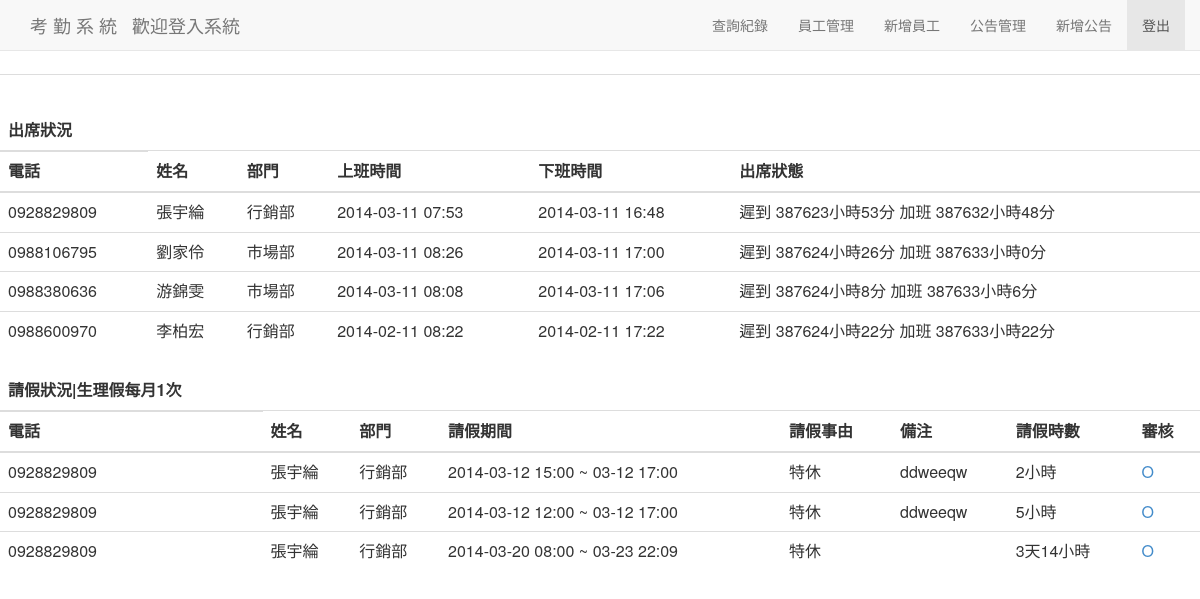
The page /leave_personal.php on the database as committed earlier.
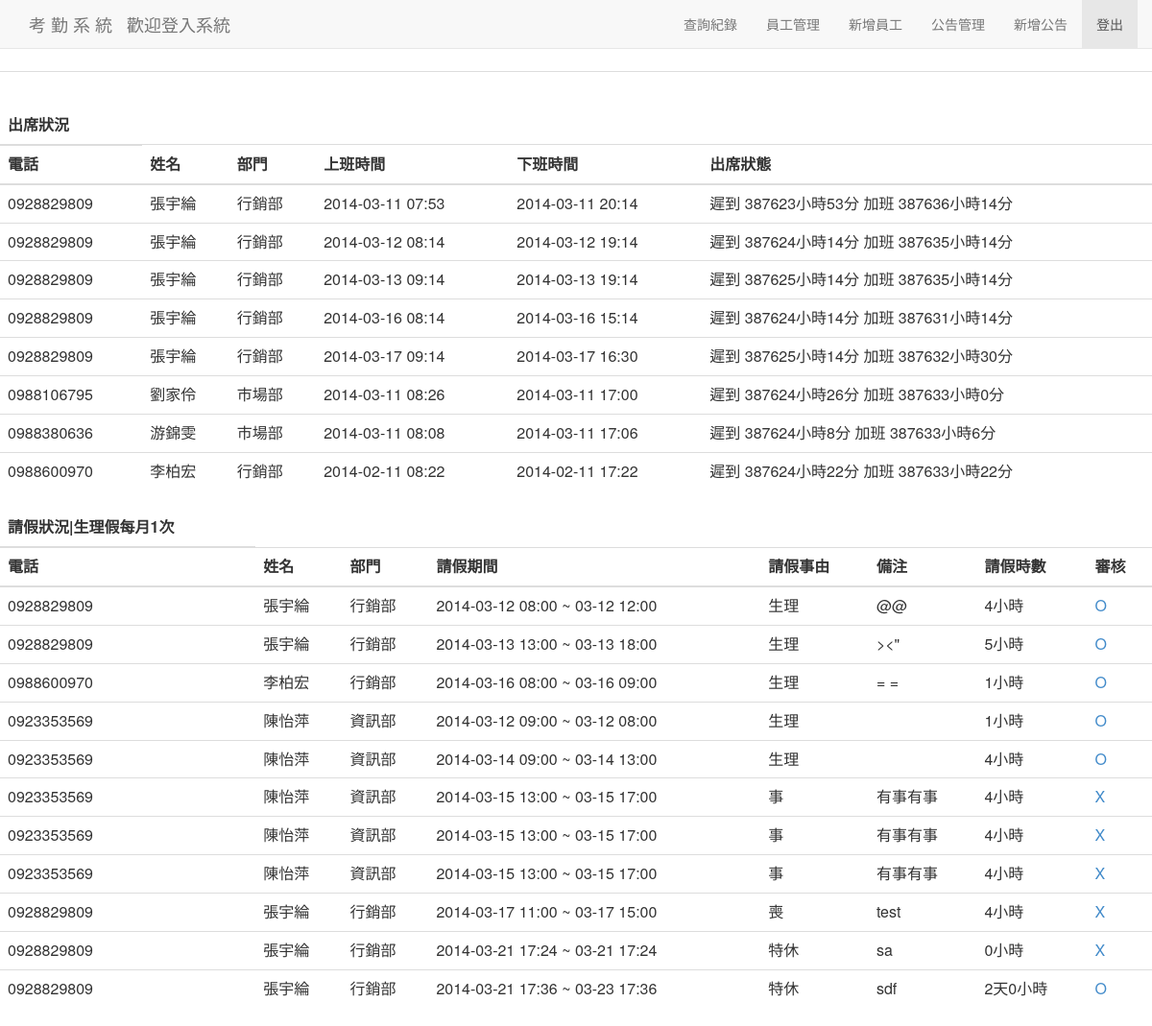
The same page on the database as committed later.
### tables this page shows
CREATE TABLE IF NOT EXISTS `vk` (
  `pk` int(11) NOT NULL AUTO_INCREMENT,
  `l_phone` varchar(50) NOT NULL,
  `l_start` datetime NOT NULL,
  `l_end` datetime NOT NULL,
  `l_condition` varchar(50) NOT NULL,
  `l_memo` text NOT NULL,
  `l_check` int(11) NOT NULL,
  `id` int(11) NOT NULL,
  PRIMARY KEY (`pk`),
  KEY `id` (`id`)
);

CREATE TABLE IF NOT EXISTS `user` (
  `id` int(11) NOT NULL AUTO_INCREMENT,
  `user_phone` varchar(50) NOT NULL,
  `user_pwd` int(11) NOT NULL COMMENT '預設生日',
  `user_name` varchar(50) NOT NULL COMMENT '姓名',
  `user_class` varchar(50) NOT NULL,
  `user_join` date NOT NULL,
  `user_permission` int(11) NOT NULL,
  PRIMARY KEY (`id`)
);

### leave_personal.php (the view, shortened to what this page needs)
<!doctype html>
<html lang="en">
<head>
  <link href="css/bootstrap.min.css" rel="stylesheet" media="screen">
</head>
<body>
  <?php   include_once("fixed.php");  ?>
<a class="btn btn-primary" href='admin.php' role='botton'>Back</a>
<br>
<br>
<br>
  <table class="table" >
 <td>
</td>
 <td> <?php include_once("re_var.php"); ?></td>
</table>
<table class="table" >
        <thead>
          <tr><th>出席狀況</th></tr>
          <tr>
            <th>電話</th>
            <th>姓名</th>
            <th>部門</th>
            <th>上班時間</th>
            <th>下班時間</th>
            <th>出席狀態</th>
          </tr>
        </thead>
        <tbody>
<?php
$sql = "SELECT user_phone, user_name,user_class, var_time
, MIN(var_time) AS var_first, MAX(var_time) AS var_last
FROM var INNER JOIN user ON var.id=user.id
WHERE user_permission = 2
$pick_name_sql
$pick_class_sql
$pick_year_sql
$pick_month_sql
$pick_day_sql
GROUP BY user_phone,YEAR(var_time), MONTH(var_time), DAY(var_time)";
$var = mysql_query($sql);
while ( $v_row = @mysql_fetch_assoc($var) ){
$var_first =  date('Y-m-d H:i',strtotime($v_row['var_first']));
$var_last =  date('Y-m-d H:i',strtotime($v_row['var_last']));
$clock_in_time = strtotime(date('H:i',strtotime($v_row['var_first'])));
$clock_uout_time = strtotime(date('H:i',strtotime($v_row['var_last'])));
$clock_on_time = strtotime($working_time);
$clock_out_time = strtotime($working_outtime);
$time_diff = round(abs($clock_in_time - $clock_on_time) / 60,2);
$time_outdiff = round(abs($clock_uout_time - $clock_out_time) / 60,2);
if ($time_diff >= 60) {
  $HHH = intval($time_diff/60);
  $MMM = $time_diff%60;
  $late = '遲到 '.$HHH.'小時'.$MMM.'分';
}else {
  $MMM = $time_diff%60;
  $late = '遲到 '.$MMM.'分';
}
if ($time_outdiff >=  60) {
  $HHH = intval($time_outdiff/60);
  $MMM = $time_outdiff%60;
  $lateout = '早退 '.$HHH.'小時'.$MMM.'分';
}else {
  $MMM = $time_outdiff%60;
  $lateout = '早退 '.$MMM.'分';
}
if ($time_outdiff >=  60) {
  $HHH = intval($time_outdiff/60);
  $MMM = $time_outdiff%60;
  $overtime = '加班 '.$HHH.'小時'.$MMM.'分';
}else {
  $MMM = $time_outdiff%60;
  $overtime = '加班 '.$MMM.'分';
}
?>
  <tr>
  <td><?php echo $v_row['user_phone'];?></td>
  <td><?php echo $v_row['user_name'];?></td>
  <td><?php
    if ($v_row['user_class'] == 2) echo "市場部";
    if ($v_row['user_class'] == 3) echo "行銷部";?>
  </td>
  <td><?php echo $var_first ;?></td>
  <td><?php echo $var_last ;?></td>
  <td>
 <?php
  if(date('H:i:s',strtotime($v_row['var_first'])) <= $working_time ) {
    echo '準時上班';
  }else {
    echo $late;
  }
  ?>
    <?php
  if(date('H:i:s',strtotime($v_row['var_last'])) >= $working_outtime ) {
    echo $overtime;
  }else {
    echo $lateout;
  }
  ?>
  </td>
  </tr>
<?php
}
$sql_l = "SELECT *
FROM vk INNER JOIN user ON vk.id=user.id
WHERE user_permission = 2
$pick_name_sql
$pick_class_sql
$pick_year_l_sql
$pick_month_l_sql
$pick_day_l_sql
";
$leave = mysql_query($sql_l);
?>
        </tbody>
</table>
<table class="table" >
        <thead>
          <tr><th>請假狀況|生理假每月1次</th></tr>
          <tr>
            <th>電話</th>
            <th>姓名</th>
            <th>部門</th>
            <th>請假期間</th>
            <th>請假事由</th>
            <th>備注</th>
            <th>請假時數</th>
            <th>審核</th>
          </tr>
        </thead>
        <tbody>
<?php
while ( $l_row = @mysql_fetch_assoc($leave) ){
  $l_start = date('Y-m-d H:i',strtotime($l_row['l_start']));
  $start = strtotime(date('Y-m-d H:i',strtotime($l_row['l_start'])));
  $end = strtotime(date('Y-m-d H:i',strtotime($l_row['l_end'])));
  $time_intervel = (int)round(abs($end - $start)/3600,2);
  $short_end = date('m-d H:i',strtotime($l_row['l_end']));
  if ($time_intervel >= 24) {
  $DDD = intval($time_intervel/24);
  $HHH = $time_intervel%24;
  $time_intervel = $DDD."天".$HHH."小時";
  }else {
  $HHH = $time_intervel%24;
  $time_intervel = $HHH."小時";
  }
?>
  <tr>
  <td><?php echo $l_row['user_phone'];?></td>
  <td><?php echo $l_row['user_name'];?></td>
  <td><?php
    if ($l_row['user_class'] == 1) echo "資訊部";
    if ($l_row['user_class'] == 3) echo "行銷部";?></td>
  <td><?php echo $l_start." ~ ".$short_end;?></td>
  <td><?php
    if ($l_row['l_condition'] == 2) echo "喪";
    if ($l_row['l_condition'] == 3) echo "事";
    if ($l_row['l_condition'] == 5) echo "生理";
    if ($l_row['l_condition'] == 6) echo "特休";
      ?></td>
  <td><?php echo $l_row['l_memo'];?></td>
  <td><?php echo $time_intervel;?></td>
  <td><a href="leave_check.php?pk=<?php echo $l_row['pk'] ?>">
      <?php if($l_row['l_check'] == 1) echo "O";
            elseif ($l_row['l_check'] == 0) echo "X";
      ?>
      </a></td>
  </tr>
<?php
}
?>
       </tbody>
</table>
</body>
</html>

Rows that differ between the two databases and show on the page:
no longer on this page (row edited): vk: user.user_phone "0928829809", user.user_name "張宇綸", shows "行銷部", l_start "2014-03-12 15:00", l_end "03-12 17:00", l_condition "特休", l_memo "ddweeqw", time_intervel "2小時", l_check "O"
added vk: user.user_phone "0928829809", user.user_name "張宇綸", shows "行銷部", l_start "2014-03-12 08:00", l_end "03-12 12:00", l_condition "生理", l_memo "@@", time_intervel "4小時", l_check "O"
added vk: user.user_phone "0928829809", user.user_name "張宇綸", shows "行銷部", l_start "2014-03-13 13:00", l_end "03-13 18:00", l_condition "生理", l_memo "><\"", time_intervel "5小時", l_check "O"
added vk: user.user_phone "0988600970", user.user_name "李柏宏", shows "行銷部", l_start "2014-03-16 08:00", l_end "03-16 09:00", l_condition "生理", l_memo "= =", time_intervel "1小時", l_check "O"
added vk: user.user_phone "0923353569", user.user_name "陳怡萍", shows "資訊部", l_start "2014-03-12 09:00", l_end "03-12 08:00", l_condition "生理", time_intervel "1小時", l_check "O"
added vk: user.user_phone "0923353569", user.user_name "陳怡萍", shows "資訊部", l_start "2014-03-14 09:00", l_end "03-14 13:00", l_condition "生理", time_intervel "4小時", l_check "O"
added vk: user.user_phone "0923353569", user.user_name "陳怡萍", shows "資訊部", l_start "2014-03-15 13:00", l_end "03-15 17:00", l_condition "事", l_memo "有事有事", time_intervel "4小時", l_check "X"
added vk: user.user_phone "0923353569", user.user_name "陳怡萍", shows "資訊部", l_start "2014-03-15 13:00", l_end "03-15 17:00", l_condition "事", l_memo "有事有事", time_intervel "4小時", l_check "X"
added vk: user.user_phone "0923353569", user.user_name "陳怡萍", shows "資訊部", l_start "2014-03-15 13:00", l_end "03-15 17:00", l_condition "事", l_memo "有事有事", time_intervel "4小時", l_check "X"
changed vk: l_start "2014-03-12 12:00" → "2014-03-17 11:00"; l_end "03-12 17:00" → "03-17 15:00"; l_memo "ddweeqw" → "test"; time_intervel "5小時" → "4小時"; l_condition "特休" → "喪"; l_check "O" → "X"
changed vk (number 10 of 11 on the later page): l_start "2014-03-20 08:00" → "2014-03-21 17:24"; l_end "03-23 22:09" → "03-21 17:24"; l_memo (not shown) → "sa"; time_intervel "3天14小時" → "0小時"; l_check "O" → "X"
added vk: user.user_phone "0928829809", user.user_name "張宇綸", shows "行銷部", l_start "2014-03-21 17:36", l_end "03-23 17:36", l_condition "特休", l_memo "sdf", time_intervel "2天0小時", l_check "O"
Other text that changed with them:
new list line: "0928829809 張宇綸 行銷部 2014-03-11 07:53 2014-03-11 20:14 遲到 387623小時53分 加班 387636小時14分"
new list line: "0928829809 張宇綸 行銷部 2014-03-12 08:14 2014-03-12 19:14 遲到 387624小時14分 加班 387635小時14分"
new list line: "0928829809 張宇綸 行銷部 2014-03-13 09:14 2014-03-13 19:14 遲到 387625小時14分 加班 387635小時14分"
new list line: "0928829809 張宇綸 行銷部 2014-03-16 08:14 2014-03-16 15:14 遲到 387624小時14分 加班 387631小時14分"
new list line: "0928829809 張宇綸 行銷部 2014-03-17 09:14 2014-03-17 16:30 遲到 387625小時14分 加班 387632小時30分"
list line gone: "0928829809 張宇綸 行銷部 2014-03-11 07:53 2014-03-11 16:48 遲到 387623小時53分 加班 387632小時48分"
